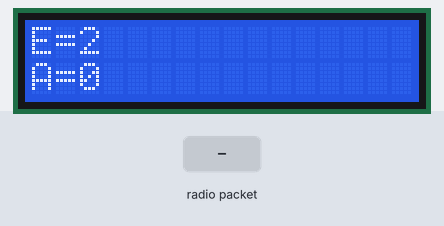
A sketch run on a simulated Arduino Uno, built with avr-gcc and run on an emulated ATmega328P. Shown: 16×2 character LCD. The test bench sets the inputs (shaded band). No radio packets arrive unless stated; what the sketch prints to the serial monitor is not drawn.

Above: at 1.2 s.
1.3 s: radio packet "1" arrives
At 2.8 s:
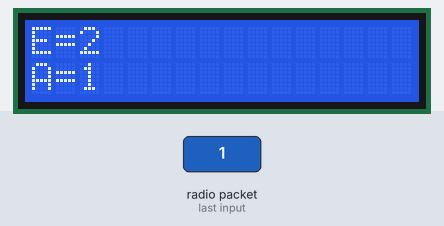
At 4.4 s:
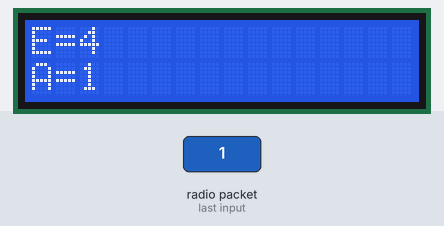
4.5 s: radio packet "t" arrives
Timing chart, 0 to 7.5 s (numbered marks = the images above; inputs shaded):
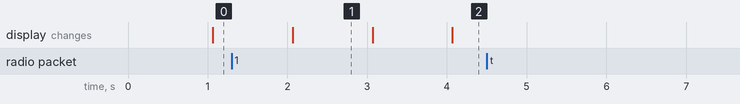

The sketch:

arduino-lcd-v2-old.ino
```cpp
/*
  Device 3
  Arduino + LCD + RadioRX
  Receive weather data from 433MHz radio and print it at 16x2 lcd
  @ Jan 2020
*/

#include <LiquidCrystal.h>
LiquidCrystal lcd(2, 3, 4, 5, 6, 7); // RS, EN, d4, d5, d6 e d7

#include <RH_ASK.h>
RH_ASK driver(2000, 8,
              9); // speed, rx, tx, tx-controller pin, invert controller

void setup() {
  Serial.begin(9600);
  Serial.println("Serial monitor ok");

  // radio
  if (!driver.init()) {
    Serial.println("radio failed");
  } else {
    Serial.println("radio ok");
  }

  // lcd
  lcd.begin(16, 2);
}

long radio_counter = 0;
long radio_error_counter = 0;
uint8_t buf[RH_ASK_MAX_MESSAGE_LEN] = {0};
uint8_t buflen = sizeof(buf);

void loop() {
  Serial.print(".");

  // radio rx
  // after checksum ok
  // count number of received msg or errors
  if (driver.recv(buf, &buflen)) // Non-blocking
  {
    int i;
    Serial.print("Got:(");
    Serial.print((char *)buf);
    Serial.println(").");
    radio_counter++;
  } else {
    radio_error_counter++;
  }

  // static build the lcd lines from the radio char array
  // t=26.71 h=45.42 p=1013.09 l=13.00
  char line1[17] = {0}, line2[17] = {0};
  if (buf[0] == 't') {
    // t
    line1[0] = buf[2];
    line1[1] = buf[3];
    line1[2] = buf[4];
    line1[3] = buf[5];
    line1[4] = buf[6];
    line1[5] = ' ';
    // h
    line1[6] = buf[10];
    line1[7] = buf[11];
    line1[8] = buf[12];
    line1[9] = buf[13];
    line1[10] = buf[14];
    // counter at end
    sprintf(line2, "        %d", radio_counter);
    // p
    line2[0] = buf[18];
    line2[1] = buf[19];
    line2[2] = buf[20];
    line2[3] = buf[21];
    line2[4] = buf[22];
    line2[5] = buf[23];
    line2[6] = buf[24];
  } else {
    sprintf(line1, "E=%d", radio_error_counter);
    sprintf(line2, "A=%d", radio_counter);
  }
  line1[16] = 0;
  line2[16] = 0;

  // lcd
  lcd.setCursor(0, 0);
  lcd.print(line1);
  lcd.setCursor(0, 1);
  lcd.print(line2);

  // sleep
  delay(1000);
}
```

Measured:
- after the input at 4.5 s, every drawn part: stays the same
- what the display in image 1 shows lasts 1.0 s, from 2.1 s to 3.1 s
